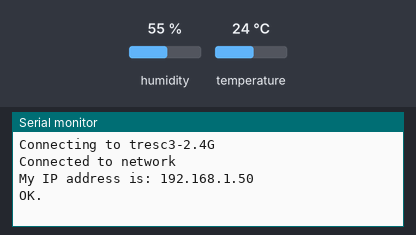
Bench run of a sketch on a simulated Arduino Leonardo, built with avr-gcc and run on an emulated ATmega32U4. On the bench: the last lines printed to the serial monitor. The test bench sets the inputs (shaded band); at power-on: humidity 55 %, temperature 24 °C. WiFi joins after 1.5 s; servers stay silent unless stated.

Above: at 2.7 s.
2.8 s: humidity set to 22 %
At 6.2 s:
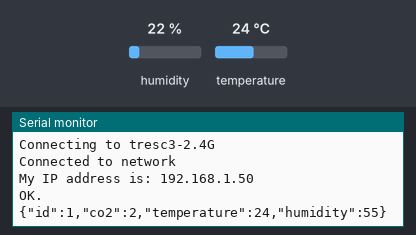
11.7 s: temperature set to 12 °C
At 16.3 s:
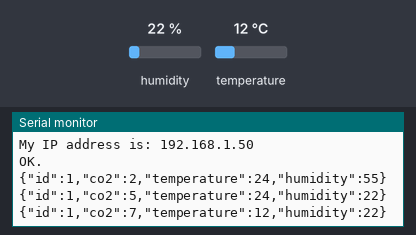
16.6 s: humidity set to 40 %
At 21.3 s:
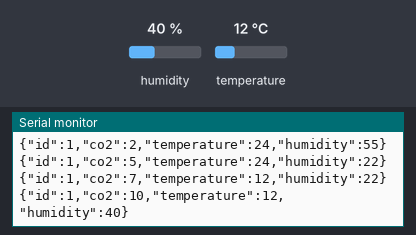
Timing chart, 0 to 22.8 s (numbered marks = the images above; inputs shaded):
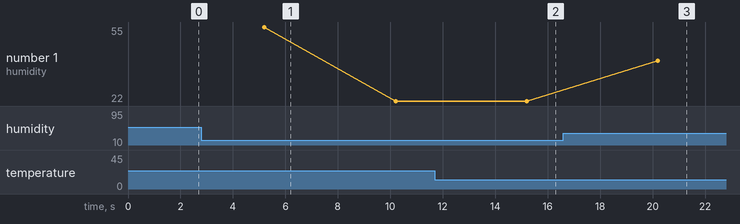

Measured:
- after the input at 11.7 s, the serial monitor: prints a new line after 3.5 s (image 2)
- after the input at 16.6 s, the serial monitor: prints a new line after 3.6 s (image 3)
- plotted number 1: 22 → 40 after the input at 16.6 s

The sketch:

yangsong22.ino
```cpp
#include <WiFiEsp.h> // Use this for WiFi instead of Ethernet.h
#include <ArduinoJson.h>
#include "DHT.h"

#define WIFIBAUD 115200

#ifndef HAVE_HWSERIAL1
#include "SoftwareSerial.h"
SoftwareSerial Serial1(3, 4); // RX, TX
#define WIFIBAUD 9600
#endif

#define DHTPIN 2
#define DHTTYPE DHT22

// Sample query
char INSERT_SQL[] = "INSERT INTO yangsong2.yang1 (CO2, temperature, humidity) VALUES (%f, %f, %f)";
char query[128];

// WiFi card example
char ssid[] = "tresc3-2.4G"; // your SSID
char pass[] = "tresc333";    // your SSID Password
char server[] = "192.168.0.18";

WiFiEspClient client; // Use this for WiFi instead of EthernetClient

DHT dht(DHTPIN, DHTTYPE);
float co2 = 0.0;
float humidity = 0.0;
float temperature = 0.0;

unsigned long dht_time;
unsigned long post_time;
unsigned long now_time;

void setup()
{
    Serial.begin(9600);
    while (!Serial)
        ; // wait for serial port to connect. Needed for Leonardo only
    dht.begin();
    // Begin WiFi section
    Serial1.begin(WIFIBAUD);
    WiFi.init(&Serial1);

    if (WiFi.status() == WL_NO_SHIELD)
    {
        Serial.println("WiFi shield not present");
        while (true)
            ;
    }

    Serial.print("\nConnecting to ");
    Serial.print(ssid);
    WiFi.begin(ssid, pass);
    while (WiFi.status() != WL_CONNECTED)
    {
        WiFi.begin(ssid, pass);
    }

    // print out info about the connection:
    Serial.println("\nConnected to network");
    Serial.print("My IP address is: ");
    Serial.println(WiFi.localIP());

    Serial.println("OK.");
}

void loop()
{
    now_time = millis();
    if (now_time - dht_time >= 2000)
    {
        co2 += 1.0;
        humidity = dht.readHumidity();
        temperature = dht.readTemperature();
        if (isnan(humidity) || isnan(temperature))
        {
            humidity = 404;
            temperature = 404;
        }
        dht_time = now_time;
    }
    if (now_time - post_time >= 5000 && client.connect(server, 80))
    {
        StaticJsonDocument<256> doc;
        doc["id"] = 1;
        doc["co2"] = co2;
        doc["temperature"] = temperature;
        doc["humidity"] = humidity;
        String jsondata = "";
        serializeJson(doc, jsondata);
        Serial.println(jsondata);

        client.println("POST /yangsong2 HTTP/1.1");
        client.println("Cache-Control: no-cache");
        client.print("Host: ");
        client.println(server);
        client.println("Content-Type: application/json");
        client.print("Content-Length: ");
        client.println(jsondata.length());
        client.println();
        client.println(jsondata);
        client.println();
        client.println();

        client.flush();
        client.stop();

        post_time = now_time;
    }
}
```
